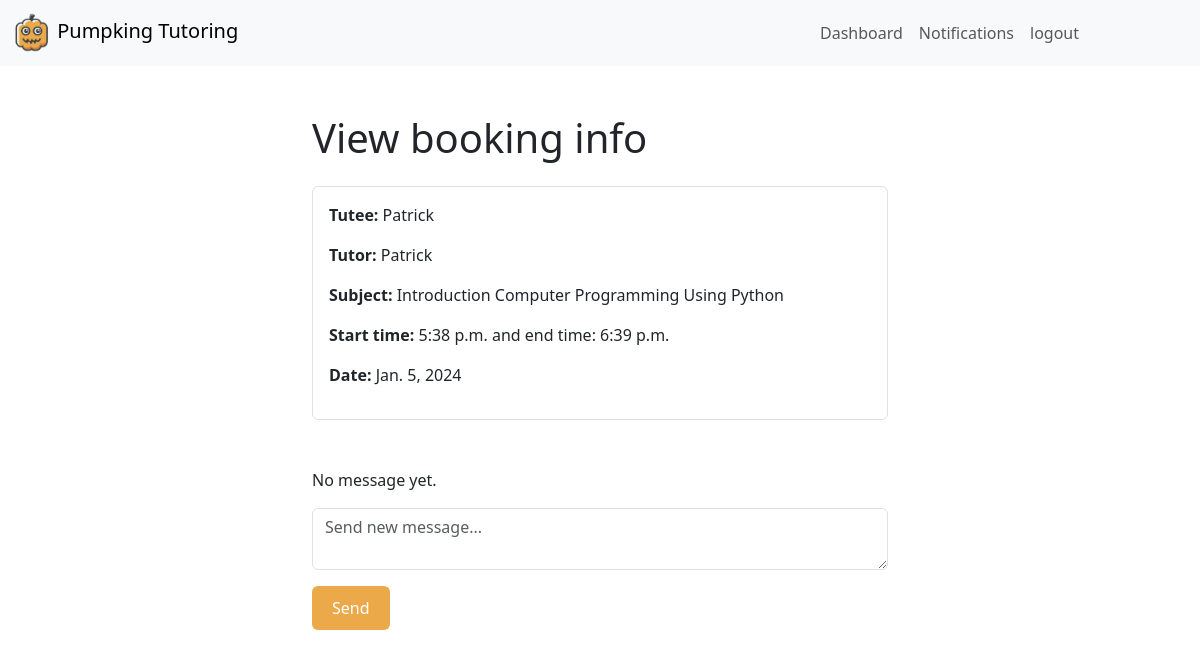
The app's page /dashboard/view_booking/31/ (signed in) with its own data.
### booking/models.py (models this page shows)
class Booking(models.Model):
    tutee = models.ForeignKey(User, on_delete=models.CASCADE, related_name='bookings_made')
    tutor = models.ForeignKey(User, on_delete=models.CASCADE, related_name='bookings_received')
    subject = models.ForeignKey(Subject, on_delete=models.CASCADE)
    date = models.DateField()
    start_time = models.TimeField()
    end_time = models.TimeField()
    created_at = models.DateTimeField(default=timezone.now)
    class Meta:
        ordering = ['-created_at']

class Subject(models.Model):
    program = models.ForeignKey(Program, related_name='subjects', on_delete=models.CASCADE)
    name = models.CharField(max_length=100)
    def __str__(self):
        return self.name

### userprofile/views.py (the view, shortened to what this page needs)
# urls.py: path('view_booking/<int:booking_id>/', view_booking, name='view_booking'),
@login_required
def view_booking(request, booking_id):
  if request.user.userprofile.is_tutor:
    booking = get_object_or_404(Booking, pk=booking_id, tutor=request.user)
  return render(request, 'userprofile/view_booking.html', {'booking': booking})

### notification/context_processors.py (called while the page is built)
def notifications(request):
  if request.user.is_authenticated:
    return {'notifications': request.user.notifications.filter(is_read=False)}
  else:
    return {'notifications': []}

### userprofile/templates/userprofile/view_booking.html (shortened to what this page needs)
{% extends 'core/base.html' %}
{% block content %}
<div class="container mt-5 col-6">
  <h1 class="title mb-4">View booking info</h1>
  <div class="mb-5 rounded border p-3">
    <p><b>Tutee: </b>{{ booking.tutee.username }}</p>
    <p><b>Tutor: </b>{{ booking.tutor.username }}</p>
    <p><b>Subject: </b>{{ booking.subject }}</p>
    <p><b>Start time: </b>{{ booking.start_time }} and end time: {{ booking.end_time }}</p>
    <p><b>Date: </b>{{ booking.date }}</p>
  </div>
  {% if booking.conversationmessages.all %}
    <h2>Messages:</h2>
  {% else %}
    <p>No message yet.</p>
  {% endif %}
  <form action="." method="post">
    <div>
      <textarea name="content" class="form-control mt-2" placeholder="Send new message..."></textarea>
    </div>
    <div>
      <button class="btn btn-primary mt-3">Send</button>
    </div>
  </form>
</div>
{% endblock %}

### core/static/core/main.css (style rules this page uses)
button { border: none !important; outline: none !important; }
.btn-primary { background-color: #EBA94A; color: #ffffff; border: none; padding: 10px 20px; transition: background-color 0.3s ease, box-shadow 0.3s ease; }

### records on screen
Booking: tutee.username "Patrick", tutor.username "Patrick", subject "Introduction Computer Programming Using Python", start_time "5:38 p.m.", end_time "6:39 p.m.", date "Jan. 5, 2024"
